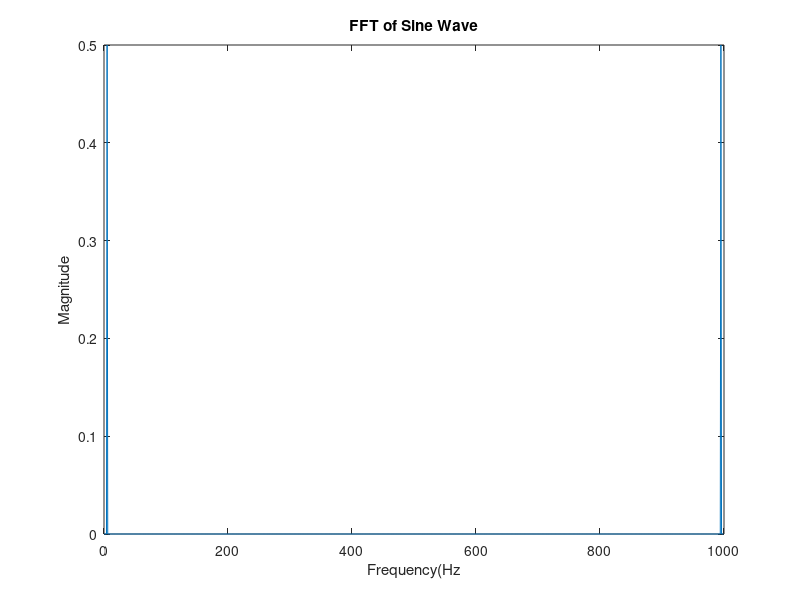

Source code (MATLAB):
Fs=1000;
t=0:1/Fs:1-1/Fs;
f=5 ;
x=fft(sin(2*pi*f*t));
n=length(x);
f=(0:n-1)*(Fs/n);
magnitude=abs(x)/n;
plot(f,magnitude);
title('FFT of Sine Wave');
xlabel('Frequency(Hz');
ylabel('Magnitude');
